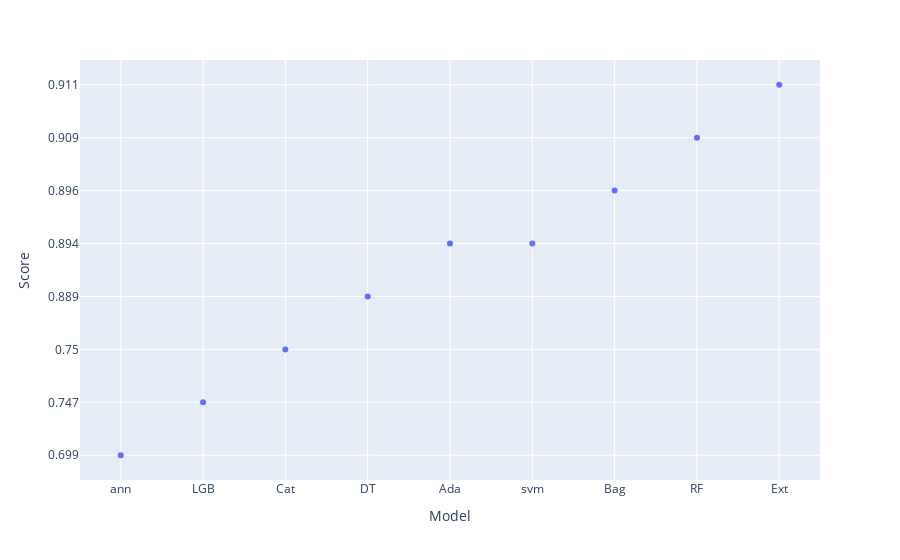

Source (notebook cell):
### Code cell
import plotly.express as px
 
fig = px.scatter(sc_frame, x="Model", y="Score")

fig.show()

### Figure 1 — Plotly figure (JSON) as saved in the notebook; plotly's stock layout.template omitted (floating-point values rounded to 4 significant figures)
{"data": [{"hovertemplate": "Model=%{x}<br>Score=%{y}<extra></extra>", "legendgroup": "", "marker": {"color": "#636efa", "symbol": "circle"}, "mode": "markers", "name": "", "orientation": "v", "showlegend": false, "type": "scatter", "x": ["ann", "LGB", "Cat", "DT", "Ada", "svm", "Bag", "RF", "Ext"], "xaxis": "x", "y": ["0.699", "0.747", "0.75", "0.889", "0.894", "0.894", "0.896", "0.909", "0.911"], "yaxis": "y"}], "layout": {"autosize": true, "legend": {"tracegroupgap": 0}, "margin": {"t": 60}, "xaxis": {"anchor": "y", "autorange": true, "domain": [0, 1], "range": [-0.4852, 8.485], "title": {"text": "Model"}, "type": "category"}, "yaxis": {"anchor": "x", "autorange": true, "domain": [0, 1], "range": [-0.542, 7.542], "title": {"text": "Score"}, "type": "category"}}}
